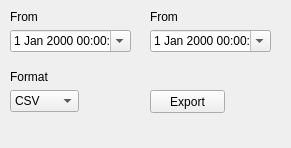
<?xml version="1.0" encoding="UTF-8"?>
<ui version="4.0">
 <class>ExportWidget</class>
 <widget class="QWidget" name="ExportWidget">
  <property name="geometry">
   <rect>
    <x>0</x>
    <y>0</y>
    <width>291</width>
    <height>148</height>
   </rect>
  </property>
  <property name="windowTitle">
   <string>Form</string>
  </property>
  <widget class="QDateTimeEdit" name="fromDTE">
   <property name="geometry">
    <rect>
     <x>10</x>
     <y>30</y>
     <width>121</width>
     <height>22</height>
    </rect>
   </property>
   <property name="calendarPopup">
    <bool>true</bool>
   </property>
  </widget>
  <widget class="QLabel" name="fromL">
   <property name="geometry">
    <rect>
     <x>10</x>
     <y>10</y>
     <width>46</width>
     <height>13</height>
    </rect>
   </property>
   <property name="text">
    <string>From</string>
   </property>
  </widget>
  <widget class="QDateTimeEdit" name="toDTE">
   <property name="geometry">
    <rect>
     <x>150</x>
     <y>30</y>
     <width>121</width>
     <height>22</height>
    </rect>
   </property>
   <property name="calendarPopup">
    <bool>true</bool>
   </property>
  </widget>
  <widget class="QLabel" name="toL">
   <property name="geometry">
    <rect>
     <x>150</x>
     <y>10</y>
     <width>46</width>
     <height>13</height>
    </rect>
   </property>
   <property name="text">
    <string>From</string>
   </property>
  </widget>
  <widget class="QComboBox" name="formatCB">
   <property name="geometry">
    <rect>
     <x>10</x>
     <y>90</y>
     <width>69</width>
     <height>22</height>
    </rect>
   </property>
   <property name="editable">
    <bool>false</bool>
   </property>
   <item>
    <property name="text">
     <string>CSV</string>
    </property>
   </item>
   <item>
    <property name="text">
     <string>JSON</string>
    </property>
   </item>
  </widget>
  <widget class="QLabel" name="formatL">
   <property name="geometry">
    <rect>
     <x>10</x>
     <y>70</y>
     <width>46</width>
     <height>13</height>
    </rect>
   </property>
   <property name="text">
    <string>Format</string>
   </property>
  </widget>
  <widget class="QPushButton" name="exportPB">
   <property name="geometry">
    <rect>
     <x>150</x>
     <y>90</y>
     <width>75</width>
     <height>23</height>
    </rect>
   </property>
   <property name="text">
    <string>Export</string>
   </property>
  </widget>
 </widget>
 <resources/>
 <connections/>
</ui>
